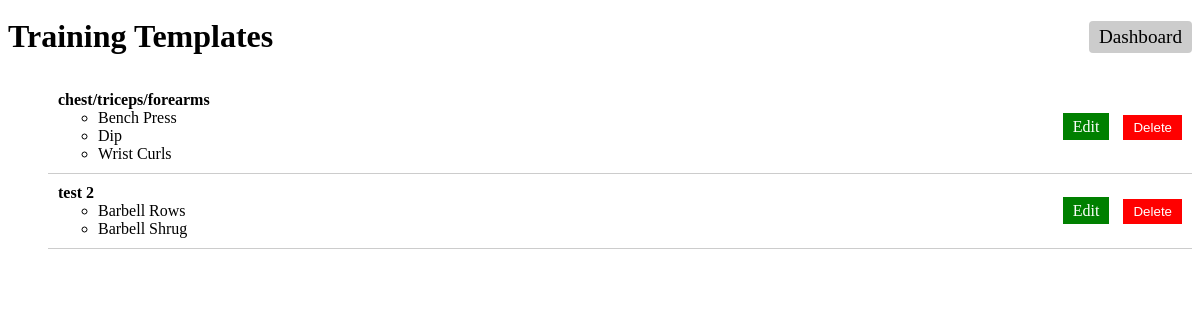
The page /training-templates/ on the database as committed earlier.
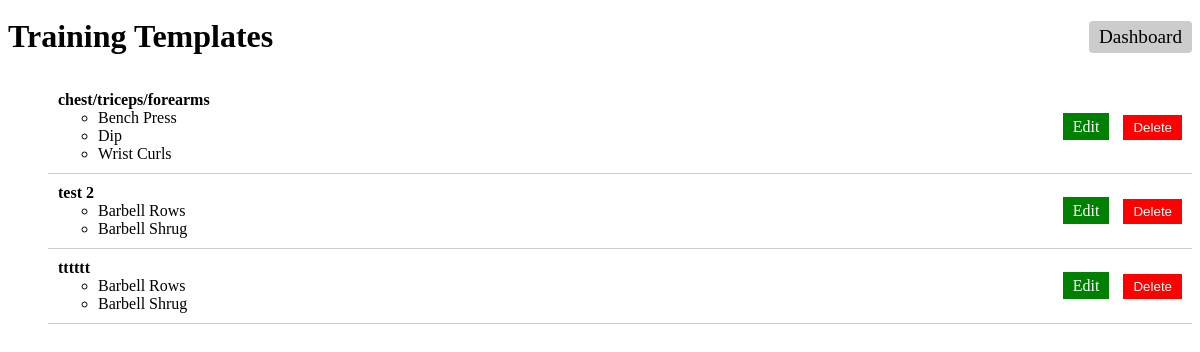
The same page on the database as committed later.
### training_templates/models.py (models this page shows, shortened)
class TrainingTemplate(models.Model):
    name = models.CharField(max_length=100)
    exercises = models.ManyToManyField(Exercise, through='ExerciseOrder')

class ExerciseOrder(models.Model):
    training_template = models.ForeignKey(TrainingTemplate, on_delete=models.CASCADE)
    exercise = models.ForeignKey(Exercise, on_delete=models.CASCADE)
    order = models.PositiveIntegerField()
    class Meta:
        ordering = ['order']

### exercises/models.py (models this page shows, shortened)
class Exercise(models.Model):
    name = models.CharField(max_length=100)
    main_body_part = models.ForeignKey(BodyPart, on_delete=models.CASCADE, related_name='main_body_exercises')
    additional_body_parts = models.ManyToManyField(BodyPart, related_name='additional_body_exercises', blank=True)
    class Meta:
        ordering = ['name']  # Specify ordering by name

### training_templates/views.py (the view)
# urls.py: path('', training_template_list, name='training_template_list'),
def training_template_list(request):
    templates = TrainingTemplate.objects.all()
    template_exercises = [(template, ExerciseOrder.objects.filter(training_template=template).order_by('order'))
                          for template in templates]
    return render(request, 'training_templates/training_template_list.html', {'template_exercises': template_exercises})

### training_templates/templates/training_templates/training_template_list.html (shortened to what this page needs)
<!DOCTYPE html>
<html>
<head>
    {% load static %}
    <link rel="stylesheet" type="text/css" href="{% static 'training_templates/styles.css' %}">
</head>
<body>
    <div class="header">
        <h1>Training Templates</h1>
        <a href="/" class="dashboard-link">Dashboard</a>
    </div>
    <ul>
        {% for template, exercises_in_order in template_exercises %}
            <li class="list-item">
                <div>
                    <strong>{{ template.name }}</strong>
                    <ul>
                        {% for exercise_order in exercises_in_order %}
                            <li>{{ exercise_order.exercise.name }}</li>
                        {% endfor %}
                    </ul>
                </div>
                <div>
                    <a href="{% url 'edit_training_template' template.id %}" class="button edit-button">Edit</a>
                    <form method="post" action="{% url 'delete_template' template.id %}" style="display:inline;">
                        <button type="submit" class="button delete-button">Delete</button>
                    </form>
                </div>
            </li>
        {% endfor %}
    </ul>
</body>
</html>

Rows that differ between the two databases and show on the page:
added TrainingTemplate: name "tttttt"
added ExerciseOrder: exercise.name "Barbell Rows", shown under "tttttt"
added ExerciseOrder: exercise.name "Barbell Shrug", shown under "tttttt"
